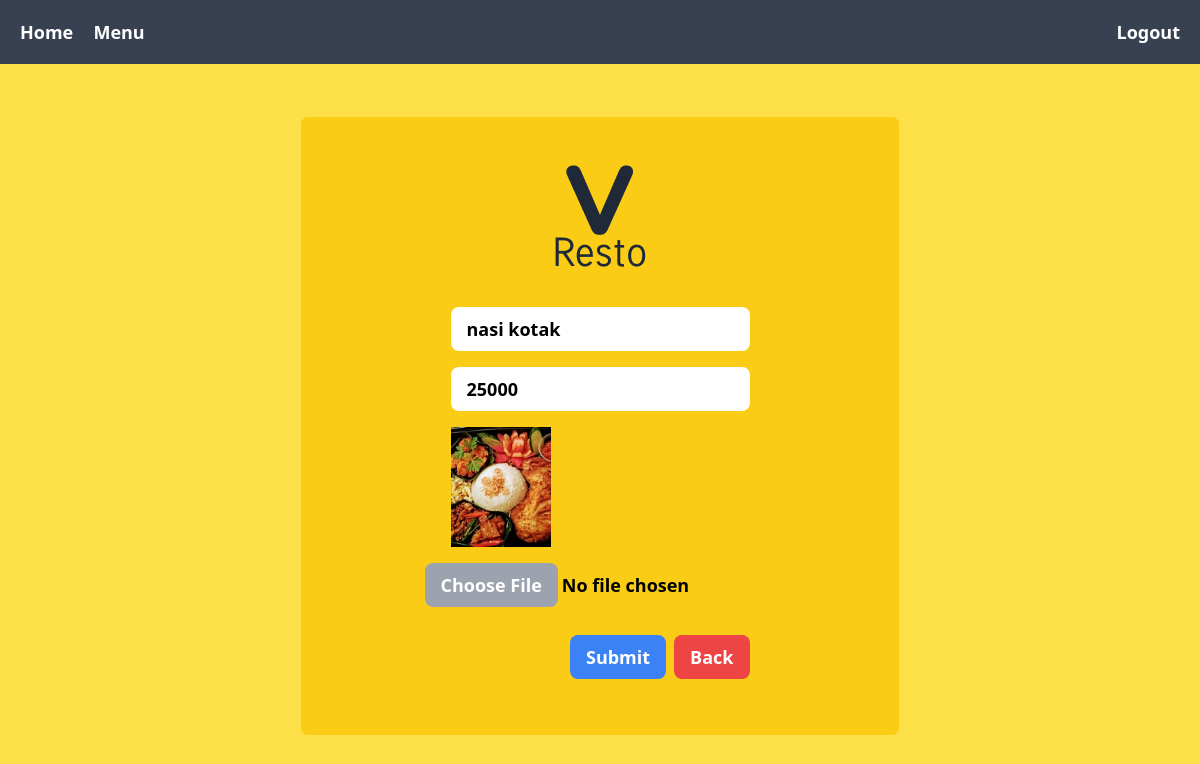
Screenshot of /component/menu/update-menu.php?id=12 (signed in) with the database file from the repository.
### tables this page shows
CREATE TABLE `tb_menu` (
  `id_menu` int(11) NOT NULL,
  `name` varchar(255) NOT NULL,
  `price` int(11) NOT NULL,
  `image_menu` varchar(255) NOT NULL
);

### component/menu/update-menu.php (the view, shortened to what this page needs)
<?php
include("../../config.php");
$id = $_GET["id"];
$data = mysqli_query($connection,"SELECT * FROM tb_menu WHERE id_menu = $id");
$row = mysqli_fetch_assoc($data);
?>
<!DOCTYPE html>
<html lang="en">
<head>
    <link rel="stylesheet" href="../../dist/output.css">
</head>
<body class="w-full flex flex-col justify-center items-center bg-yellow-300 select-none">
    <nav class="w-full h-16 mb-8 bg-gray-700 flex justify-between items-center px-5">
        <div class="text-white">
            <a href="../admin/index.php" class="font-bold text-lg mr-4 hover:underline hover:underline-offset-8">Home</a>
            <a href="menu-admin.php" class="font-bold text-lg font-sans hover:underline hover:underline-offset-8">Menu</a>
        </div>
        <div>
            <a href="../auth/logout.php" onclick="return confirm('yakin ingin logout?')" class="font-bold text-lg font-sans hover:underline hover:underline-offset-8 text-white">Logout</a>
        </div>
    </nav>
    <div class="flex justify-center items-center w-full h-full">
        <form method="post" enctype="multipart/form-data" class="w-1/2 h-full border border-yellow-300 rounded-lg flex flex-col justify-center items-center py-12 mt-5 bg-yellow-400">
            <div class="mb-5">
                <img src="../../img/logo2.png" alt="">
            </div>
            <div class="w-full flex justify-center items-center my-2">
                <input type="text" name="name" value="<?= $row["name"] ?>" placeholder="Name" class="w-1/2 py-2 px-4 font-semibold text-lg focus:outline-none rounded-lg">
            </div>
            <div class="w-full flex justify-center items-center my-2">
                <input type="number" name="price" value="<?= $row["price"] ?>" placeholder="Price" class="w-1/2 py-2 px-4 font-semibold text-lg focus:outline-none rounded-lg">
            </div>
            <div class="w-1/2 flex justify-start items-center my-2">
                <img src="../../img/menu/<?= $row["image_menu"] ?>" alt="" width="100">
            </div>
            <div class="w-full flex justify-center items-center my-2">
                <input type="file" name="image" placeholder="Name" class="text-lg font-semibold file:rounded-lg file:border-none file:py-2 file:px-4 file:hover:bg-gray-500 file:bg-gray-400 file:font-semibold file:text-lg file:text-white">
            </div>
            <div class="w-1/2 flex justify-end items-center mb-2 mt-5">
                <button type="submit" name="submit" class="py-2 px-4 mr-2 bg-blue-500 hover:bg-blue-600 duration-300 font-semibold text-lg rounded-lg text-white">Submit</button>
                <a href="menu-admin.php" class="py-2 px-4 bg-red-500 hover:bg-red-600 duration-300 font-semibold text-lg rounded-lg text-white">Back</a>
            </div>
        </form>
    </div>
</body>
</html>

### rows the page displays
tb_menu: name "nasi kotak", price "25000", image_menu (picture)
